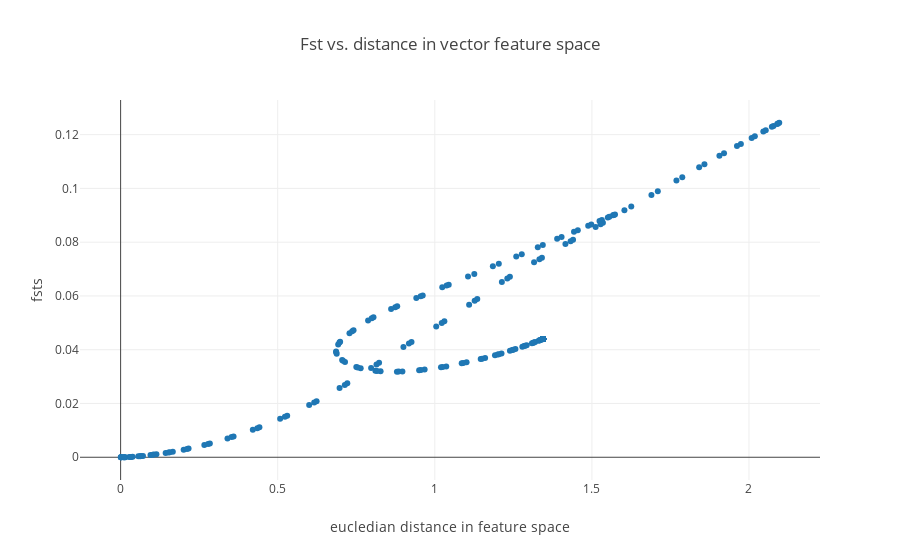

Notebook cell for this chart:
### Code cell
fig_data= [go.Scatter(
x= Distances_crawl,
y= Fsts_crawl,
mode= 'markers',
name= 'fst vs distances'
)
]

layout = go.Layout(
    title= 'Fst vs. distance in vector feature space',
    yaxis=dict(
        title='fsts'),
    xaxis=dict(
        title='eucledian distance in feature space')
)

fig= go.Figure(data=fig_data, layout=layout)
iplot(fig)

### Figure 1 — Plotly figure (JSON) as saved in the notebook; plotly's stock layout.template omitted (floating-point values rounded to 4 significant figures; data arrays with more than 128 entries replaced by an {"elided": "..."} marker saying what was removed)
{"data": [{"mode": "markers", "name": "fst vs distances", "type": "scatter", "x": {"elided": "270 float values"}, "y": {"elided": "270 float values"}}], "layout": {"title": "Fst vs. distance in vector feature space", "xaxis": {"title": "eucledian distance in feature space"}, "yaxis": {"title": "fsts"}}}
